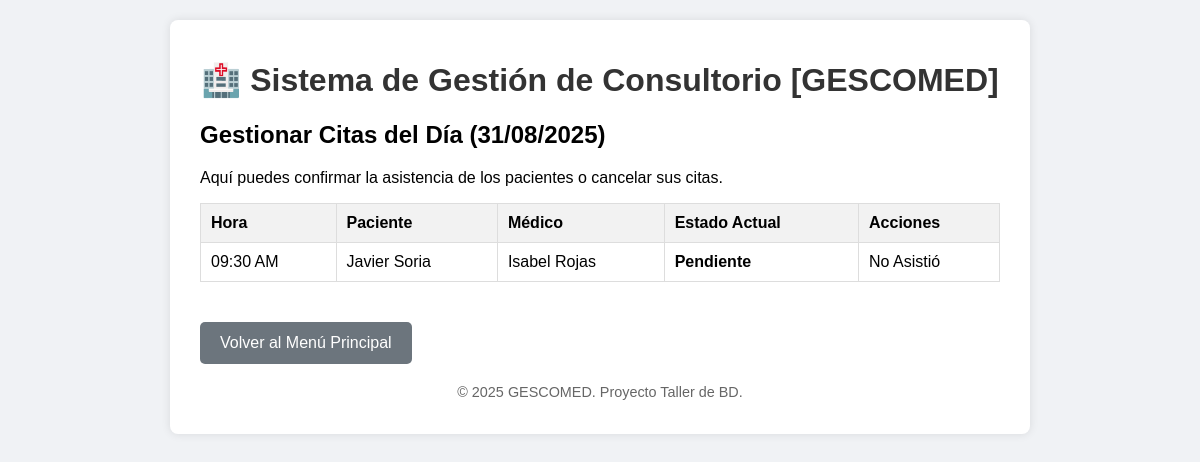
The page /app_php/gestionar_citas.php on the database its author committed.
### tables this page shows
CREATE TABLE `cita` (
  `id_cita` int(11) NOT NULL,
  `id_paciente` int(11) NOT NULL,
  `id_medico` int(11) NOT NULL,
  `fecha_cita` date NOT NULL,
  `hora_cita` time NOT NULL,
  `estado` enum('pendiente','atendida','cancelada') DEFAULT 'pendiente'
);

### app_php/gestionar_citas.php (the view, shortened to what this page needs)
<?php
require_once 'includes/db_connection.php';
try {
    $sql_citas_hoy = "SELECT
                        c.id_cita, c.hora_cita, c.estado,
                        CONCAT(p.nombre, ' ', p.apellido) AS nombre_paciente,
                        CONCAT(m.nombre, ' ', m.apellido) AS nombre_medico
                     FROM cita c
                     JOIN paciente p ON c.id_paciente = p.id_paciente
                     JOIN medico m ON c.id_medico = m.id_medico
                     WHERE c.fecha_cita = CURDATE()
                     ORDER BY c.hora_cita ASC";
    $citas_de_hoy = $pdo->query($sql_citas_hoy)->fetchAll();
} catch (PDOException $e) {
    $error_message = "Error al cargar las citas del día: " . $e->getMessage();
    $citas_de_hoy = [];
}
include 'includes/header.php';
?>
<h2>Gestionar Citas del Día (<?php echo date('d/m/Y'); ?>)</h2>
<p>Aquí puedes confirmar la asistencia de los pacientes o cancelar sus citas.</p>
<table class="report-table">
    <thead>
        <tr>
            <th>Hora</th>
            <th>Paciente</th>
            <th>Médico</th>
            <th>Estado Actual</th>
            <th>Acciones</th>
        </tr>
    </thead>
    <tbody>
        <?php if (count($citas_de_hoy) > 0): ?>
            <?php foreach ($citas_de_hoy as $cita): ?>
                <tr>
                    <td><?php echo htmlspecialchars(date('h:i A', strtotime($cita['hora_cita']))); ?></td>
                    <td><?php echo htmlspecialchars($cita['nombre_paciente']); ?></td>
                    <td><?php echo htmlspecialchars($cita['nombre_medico']); ?></td>
                    <td><strong><?php echo htmlspecialchars(ucfirst($cita['estado'])); ?></strong></td>
                    <td>
                        <?php
                        if ($cita['estado'] == 'pendiente') {
                            $hora_actual = new DateTime("now", new DateTimeZone('America/La_Paz'));
                            $hora_cita = new DateTime($cita['hora_cita']);
                            if ($hora_cita < $hora_actual) {
                                echo '<span class="status-ausente">No Asistió</span>';
                            }
                        } else {
                            echo '-';
                        }
                        ?>
                    </td>
                </tr>
            <?php endforeach; ?>
        <?php else: ?>
            <tr>
                <td colspan="5" style="text-align:center;">No hay citas programadas para el día de hoy.</td>
            </tr>
        <?php endif; ?>
    </tbody>
</table>
<a href="index.php" class="btn-secondary" style="display:inline-block; margin-top: 20px;">Volver al Menú Principal</a>
<?php include 'includes/footer.php'; ?>

### app_php/css/style.css (style rules this page uses)
body { font-family: sans-serif; background-color: #f0f2f5; margin: 0; padding: 20px; }
.btn, .btn-secondary { padding: 12px 20px; border: none; border-radius: 5px; cursor: pointer; text-decoration: none; font-size: 1em; display: inline-block; }
.btn-secondary { background-color: #6c757d; color: white; }
.report-table { width: 100%; border-collapse: collapse; margin-bottom: 20px; }
.report-table th, .report-table td { border: 1px solid #ddd; padding: 10px; text-align: left; }
.report-table thead { background-color: #f2f2f2; font-weight: bold; }

### rows shown on the page
cita: hora_cita "09:30 AM", nombre_paciente "Javier Soria", nombre_medico "Isabel Rojas", estado "Pendiente", shows "No Asistió"
